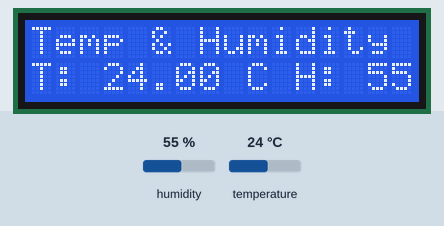
Bench run of a sketch on a simulated Arduino Uno, built with avr-gcc and run on an emulated ATmega328P. Parts: 16×2 character LCD. The inputs (shaded band) are chosen by the test bench; at power-on: humidity 55 %, temperature 24 °C. What the sketch prints to the serial monitor is not drawn.

Above: at 2.6 s.
2.7 s: humidity set to 22 %
At 5.1 s:
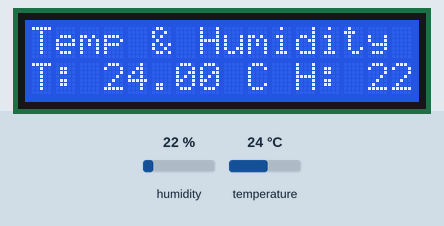
5.7 s: temperature set to 12 °C
At 6.5 s:
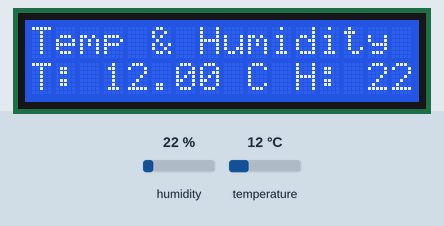
8.7 s: humidity set to 40 %
At 11.4 s:
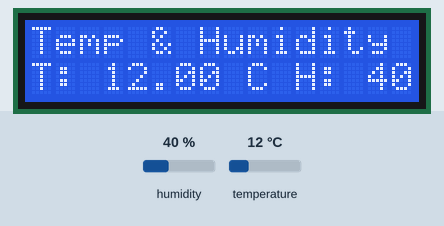
11.7 s: temperature set to 19 °C
At 12.9 s:
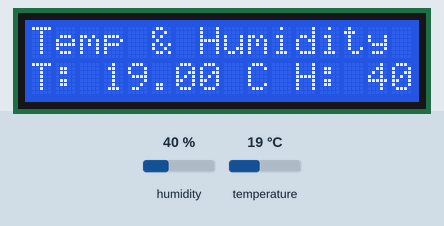
Timing chart, 0 to 14.7 s (numbered marks = the images above; inputs shaded):
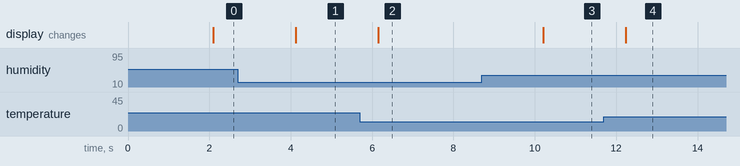

The sketch:

DHT11_Temperature_Humidity_Sensor.ino
```cpp
#include <DHT.h>
#include <LiquidCrystal.h>

#define DHTPIN 2      // Pin where the DHT11 is connected
#define DHTTYPE DHT11 // DHT 11

DHT dht(DHTPIN, DHTTYPE);

// Initialize the library with the numbers of the interface pins
LiquidCrystal lcd(12, 11, 5, 4, 3, 2);

void setup() {
  Serial.begin(9600);
  dht.begin();
  lcd.begin(16, 2);  // Set up the LCD's number of columns and rows
  lcd.print("Temp & Humidity");
}

void loop() {
  delay(2000);  // Wait a few seconds between measurements

  // Reading temperature or humidity takes about 250 milliseconds
  float h = dht.readHumidity();
  float t = dht.readTemperature();

  // Check if any reads failed and exit early
  if (isnan(h) || isnan(t)) {
    Serial.println("Failed to read from DHT sensor!");
    return;
  }

  // Print to the LCD
  lcd.setCursor(0, 1);
  lcd.print("T: ");
  lcd.print(t);
  lcd.print(" C ");
  lcd.print("H: ");
  lcd.print(h);
  lcd.print(" %");

  // Print to the Serial Monitor
  Serial.print("Humidity: ");
  Serial.print(h);
  Serial.print(" %\t");
  Serial.print("Temperature: ");
  Serial.print(t);
  Serial.println(" *C");
}
```

Measured:
- after the input at 2.7 s, the display: changes after 1.4 s (image 1)
- after the input at 5.7 s, the display: changes after 0.45 s (image 2)
- after the input at 8.7 s, the display: changes after 1.5 s (image 3)
- after the input at 11.7 s, the display: changes after 0.53 s (image 4)
